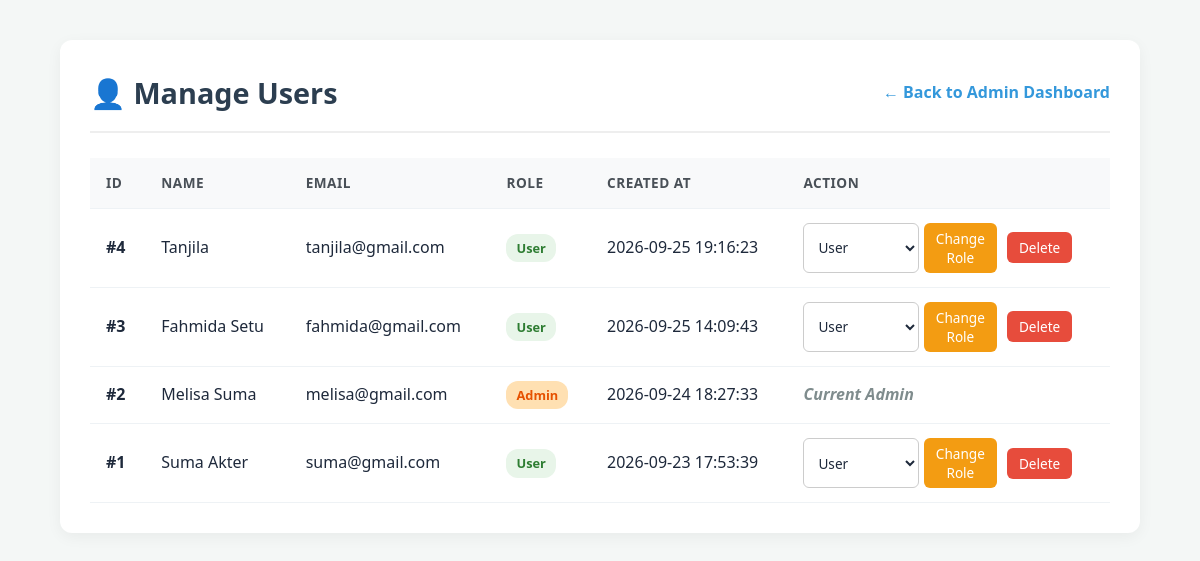
Screenshot of /admin/users (signed in) with the database file from the repository.
### tables this page shows
CREATE TABLE Users (
    UserID INTEGER PRIMARY KEY AUTOINCREMENT,
    Name TEXT NOT NULL,
    Email TEXT NOT NULL UNIQUE,
    Password TEXT NOT NULL,
    Role TEXT NOT NULL DEFAULT 'User'
        CHECK (Role IN ('User', 'Admin')),
    CreatedAt TIMESTAMP DEFAULT CURRENT_TIMESTAMP
);

### app.py (the view)
@app.route("/admin/users")
def admin_users():
    if "user_id" not in session:
        return redirect(url_for("login"))
    if session.get("user_role") != "Admin":
        flash("Access denied. Admin only.")
        return redirect(url_for("dashboard"))
    connection = get_db_connection()
    users = connection.execute(
        """
        SELECT
            UserID,
            Name,
            Email,
            Role,
            CreatedAt
        FROM Users
        ORDER BY CreatedAt DESC
        """
    ).fetchall()
    connection.close()
    return render_template(
        "admin_users.html",
        users=users
    )

### database.py (called while the page is built)
def get_db_connection():
    connection = sqlite3.connect(DATABASE)
    connection.row_factory = sqlite3.Row
    connection.execute("PRAGMA foreign_keys = ON")
    return connection

### templates/admin_users.html (shortened to what this page needs)
<!DOCTYPE html>
<html lang="en">
<head>
    <link rel="stylesheet" href="{{ url_for('static', filename='css/style.css') }}">
</head>
<body>
<div class="container">
    <div class="header-section">
        <h1>👤 Manage Users</h1>
        <a href="{{ url_for('admin_dashboard') }}" class="back-btn">
            ← Back to Admin Dashboard
        </a>
    </div>
    <table class="user-table">
        <thead>
            <tr>
                <th>ID</th>
                <th>Name</th>
                <th>Email</th>
                <th>Role</th>
                <th>Created At</th>
                <th>Action</th>
            </tr>
        </thead>
        <tbody>
            {% for user in users %}
            <tr>
                <td><strong>#{{ user["UserID"] }}</strong></td>
                <td>{{ user["Name"] }}</td>
                <td>{{ user["Email"] }}</td>
                <td>
                    <span class="badge-role {% if user['Role'] == 'Admin' %}role-admin{% else %}role-user{% endif %}">
                        {{ user["Role"] }}
                    </span>
                </td>
                <td>{{ user["CreatedAt"] }}</td>
                <td>
                    {% if user["UserID"] != session["user_id"] %}
                        <div class="action-cell">
                            <form method="POST" action="{{ url_for('change_user_role', user_id=user['UserID']) }}" style="display: inline-flex; gap: 5px;">
                                <select name="role" class="role-select">
                                    <option value="User" {% if user["Role"] == "User" %}selected{% endif %}>User</option>
                                </select>
                                <button type="submit" class="btn btn-change">Change Role</button>
                            </form>
                            <form method="POST" action="{{ url_for('delete_user', user_id=user['UserID']) }}" style="display: inline;">
                                <button type="submit" class="btn btn-delete" onclick="return confirm('Are you sure you want to delete this user?')">
                                    Delete
                                </button>
                            </form>
                        </div>
                    {% else %}
                        <span class="current-admin-tag">Current Admin</span>
                    {% endif %}
                </td>
            </tr>
            {% endfor %}
        </tbody>
    </table>
</div>
</body>
</html>

### static/css/style.css (style rules this page uses)
* { margin: 0; padding: 0; box-sizing: border-box; }
html { scroll-behavior: smooth; }
body { font-family: 'Segoe UI', -apple-system, BlinkMacSystemFont, Roboto, Helvetica, Arial, sans-serif; background-color: #f8fafc; color: #1e293b; line-height: 1.6; display: flex; flex-direction: column; min-height: 100vh; }
a { text-decoration: none; color: inherit; }
button, input, select, textarea { font-family: inherit; }
.container { width: 90%; max-width: 1200px; margin: 0 auto; }
h1 { font-size: 28px; color: #0f172a; margin-bottom: 10px; }
button, .btn { border: none; border-radius: 8px; padding: 10px 18px; background-color: #2563eb; color: #ffffff; cursor: pointer; font-weight: 600; font-size: 14px; display: inline-block; transition: all 0.2s ease; text-align: center; }
input, select, textarea { width: 100%; padding: 11px 14px; border: 1px solid #cbd5e1; border-radius: 8px; background-color: #ffffff; font-size: 14px; color: #1e293b; transition: border-color 0.2s ease, box-shadow 0.2s ease; }
.container { max-width: 1200px; margin: 0 auto; padding: 20px; }

### templates/admin_users.html (style rules this page uses)
body { font-family: 'Segoe UI', Tahoma, Geneva, Verdana, sans-serif; background-color: #f4f7f6; margin: 0; padding: 0; }
.container { max-width: 1100px; margin: 40px auto; padding: 30px; background: #ffffff; border-radius: 12px; box-shadow: 0 4px 15px rgba(0, 0, 0, 0.05); }
.header-section { display: flex; justify-content: space-between; align-items: center; margin-bottom: 25px; border-bottom: 2px solid #eee; padding-bottom: 15px; }
h1 { margin: 0; color: #2c3e50; font-size: 1.8rem; }
.back-btn { text-decoration: none; color: #3498db; font-weight: 600; display: inline-flex; align-items: center; gap: 5px; transition: color 0.2s ease; }
.user-table { width: 100%; border-collapse: collapse; margin-top: 10px; }
.user-table th, .user-table td { padding: 14px 16px; text-align: left; border-bottom: 1px solid #eef2f5; }
.user-table th { background-color: #f8f9fa; color: #495057; font-weight: 600; text-transform: uppercase; font-size: 0.85rem; letter-spacing: 0.5px; }
.badge-role { padding: 4px 10px; border-radius: 12px; font-size: 0.8rem; font-weight: 600; display: inline-block; }
.role-admin { background-color: #ffe0b2; color: #e65100; }
.role-user { background-color: #e8f5e9; color: #2e7d32; }
.action-cell { display: flex; align-items: center; gap: 10px; flex-wrap: wrap; }
select.role-select { padding: 6px 10px; border-radius: 6px; border: 1px solid #ccc; background-color: #fff; font-size: 0.85rem; }
.btn { padding: 6px 12px; border-radius: 6px; border: none; cursor: pointer; font-size: 0.85rem; font-weight: 500; transition: background-color 0.2s ease; }
.btn-change { background-color: #f39c12; color: white; }
.btn-delete { background-color: #e74c3c; color: white; }
.current-admin-tag { color: #7f8c8d; font-style: italic; font-weight: 600; }

### rows the page displays
Users: UserID "4", Name "Tanjila", Email "tanjila@gmail.com", Role "User", CreatedAt "2026-09-25 19:16:23", role "User"
Users: UserID "3", Name "Fahmida Setu", Email "fahmida@gmail.com", Role "User", CreatedAt "2026-09-25 14:09:43", role "User"
Users: UserID "2", Name "Melisa Suma", Email "melisa@gmail.com", Role "Admin", CreatedAt "2026-09-24 18:27:33", shows "Current Admin"
Users: UserID "1", Name "Suma Akter", Email "suma@gmail.com", Role "User", CreatedAt "2026-09-23 17:53:39", role "User"
